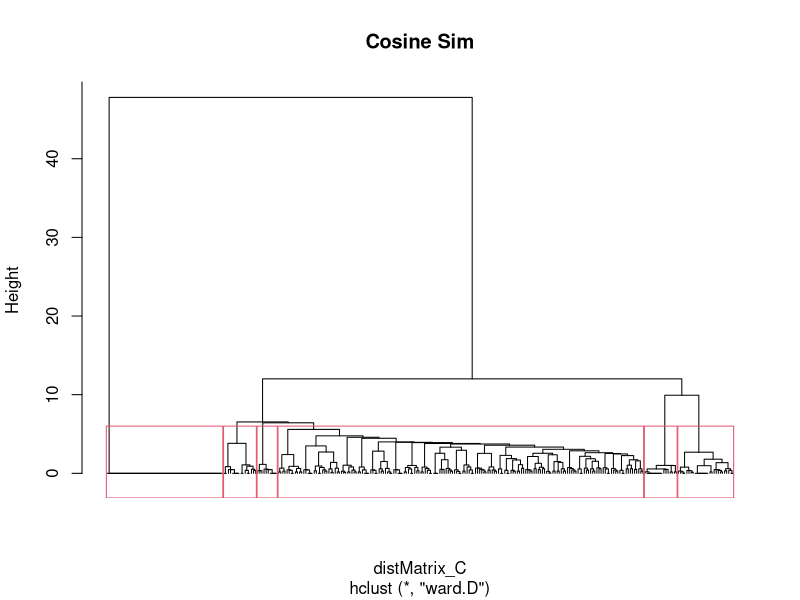
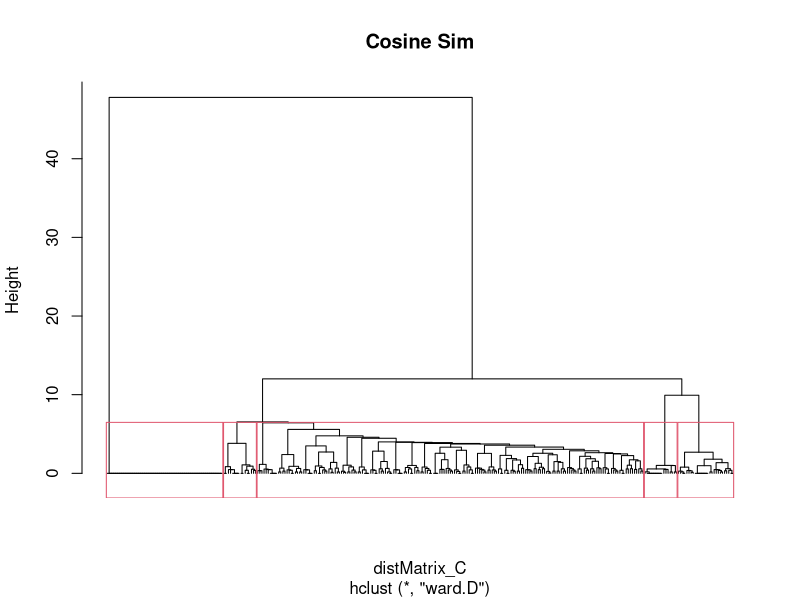
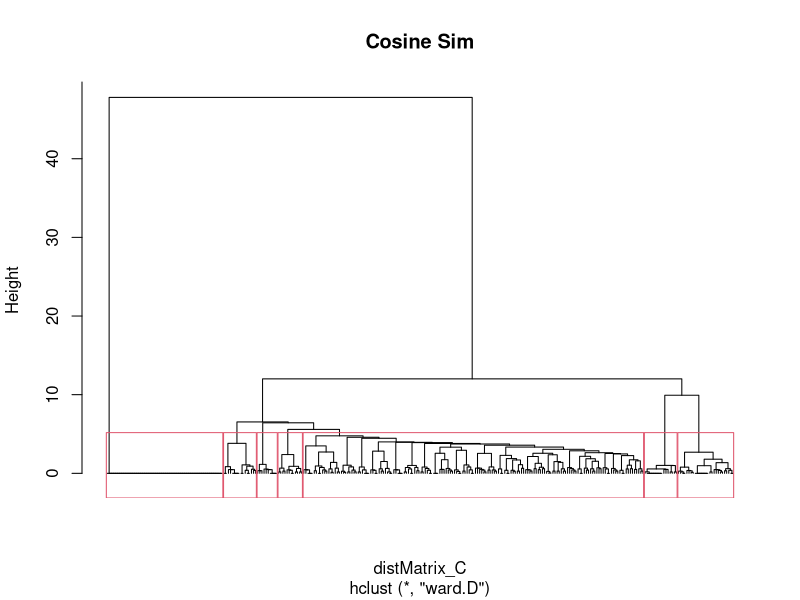
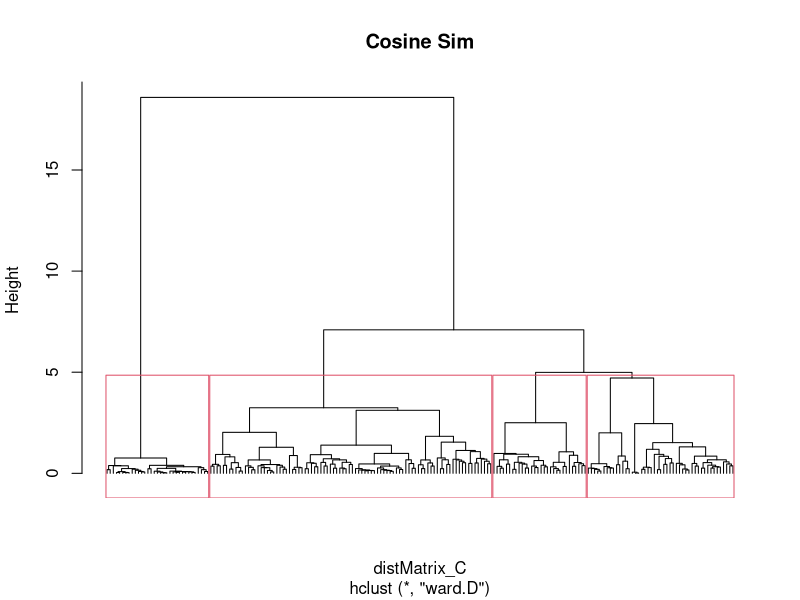
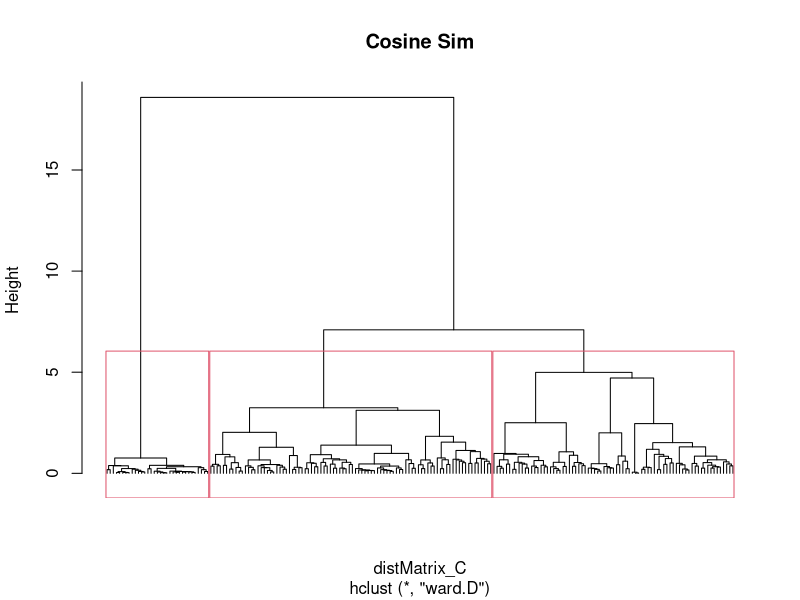
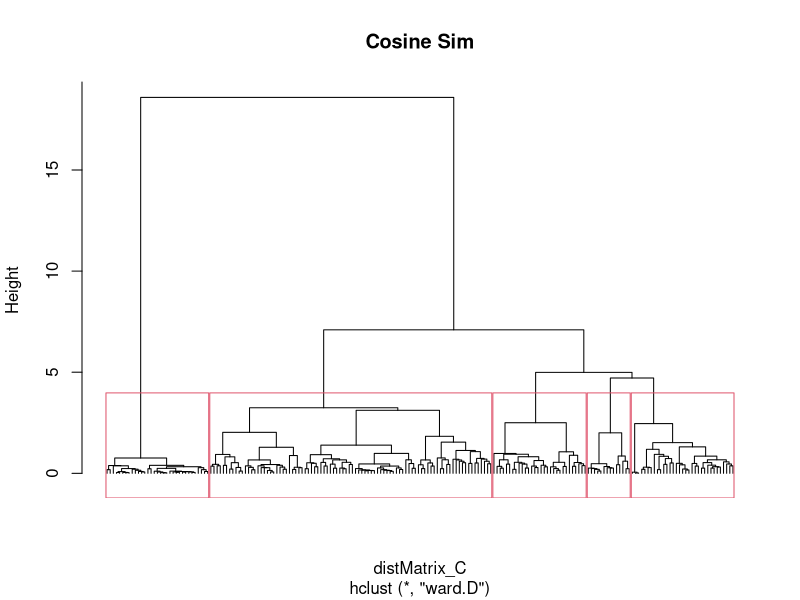
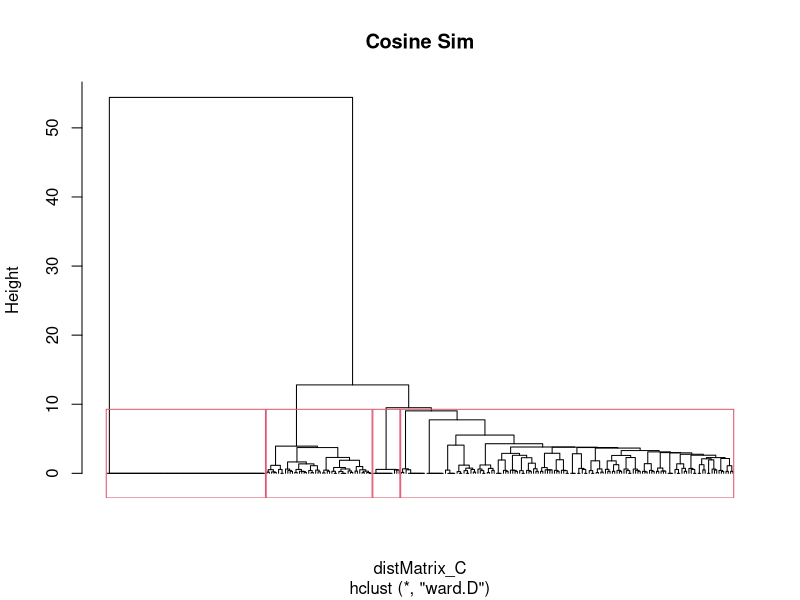
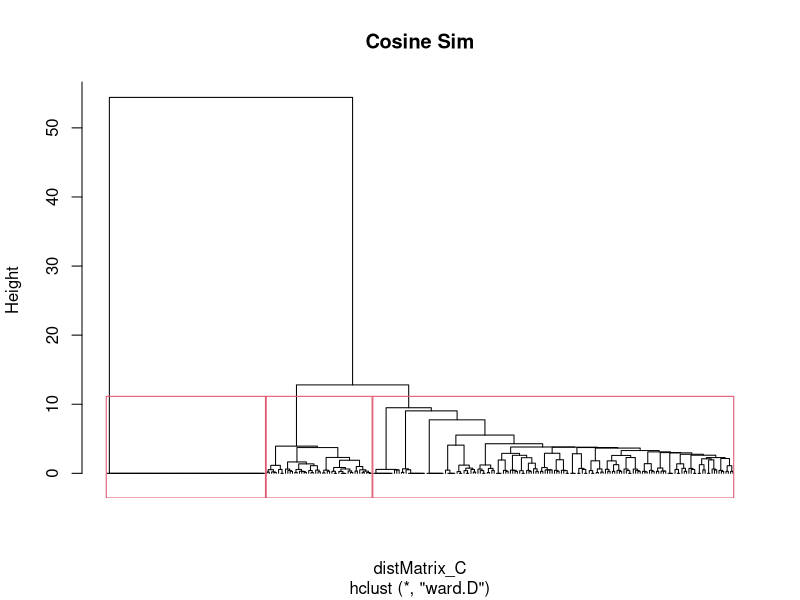

The R script that drew these images, in order:
news_lem<-read.csv("title_countvec_lem.csv")
reddit_lem<-read.csv("reddit_countvec_lem.csv")
medium_lem<-read.csv("medium_countvec_lem_title.csv")


distMatrix_C <- as.dist(proxy::simil(news_lem, method = "cosine"))
distMatrix_C <- 1 - distMatrix_C
print("cos sim matrix is :\n")
print(distMatrix_C) ##small number is less distant
(HClust_news<- hclust(distMatrix_C, 
                     method = "ward.D"))
plot(HClust_news, cex=0.7, hang=-30, 
     main = "Cosine Sim",labels=FALSE)
rect.hclust(HClust_news, k=6)
(HClust_news<- hclust(distMatrix_C, 
                  method = "ward.D"))
plot(HClust_news, cex=0.7, hang=-30, 
     main = "Cosine Sim",labels=FALSE)
rect.hclust(HClust_news, k=5)
(HClust_news<- hclust(distMatrix_C, 
                  method = "ward.D"))
plot(HClust_news, cex=0.7, hang=-30, 
     main = "Cosine Sim",labels=FALSE)
rect.hclust(HClust_news, k=7)


distMatrix_C <- as.dist(proxy::simil(reddit_lem, method = "cosine"))
distMatrix_C <- 1 - distMatrix_C
print("cos sim matrix is :\n")
print(distMatrix_C) ##small number is less distant
(HClust_reddit<- hclust(distMatrix_C, 
                  method = "ward.D"))
plot(HClust_reddit, cex=0.7, hang=-30, 
     main = "Cosine Sim",labels=FALSE)
rect.hclust(HClust_reddit, k=4)
(HClust_reddit<- hclust(distMatrix_C, 
                    method = "ward.D"))
plot(HClust_reddit, cex=0.7, hang=-30, 
     main = "Cosine Sim",labels=FALSE)
rect.hclust(HClust_reddit, k=3)
(HClust_reddit<- hclust(distMatrix_C, 
                    method = "ward.D"))
plot(HClust_reddit, cex=0.7, hang=-30, 
     main = "Cosine Sim",labels=FALSE)
rect.hclust(HClust_reddit, k=5)

distMatrix_C <- as.dist(proxy::simil(medium_lem, method = "cosine"))
distMatrix_C <- 1 - distMatrix_C
print("cos sim matrix is :\n")
print(distMatrix_C) ##small number is less distant
(HClust_medium<- hclust(distMatrix_C, 
                    method = "ward.D"))
plot(HClust_medium, cex=0.7, hang=-30, 
     main = "Cosine Sim",labels=FALSE)
rect.hclust(HClust_medium, k=4)
(HClust_medium<- hclust(distMatrix_C, 
                    method = "ward.D"))
plot(HClust_medium, cex=0.7, hang=-30, 
     main = "Cosine Sim",labels=FALSE)
rect.hclust(HClust_medium, k=3)
(HClust_medium<- hclust(distMatrix_C, 
                    method = "ward.D"))
plot(HClust_medium, cex=0.7, hang=-30, 
     main = "Cosine Sim",labels=FALSE)
rect.hclust(HClust_medium, k=2)

